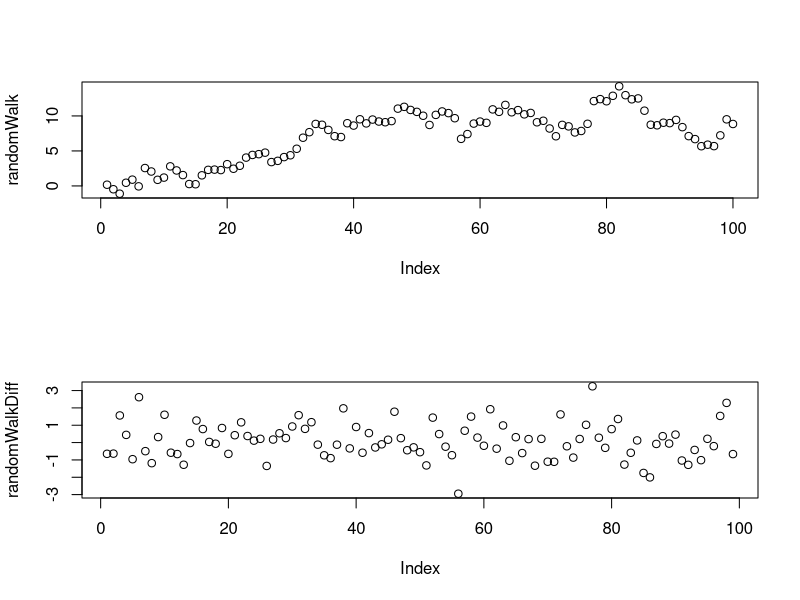
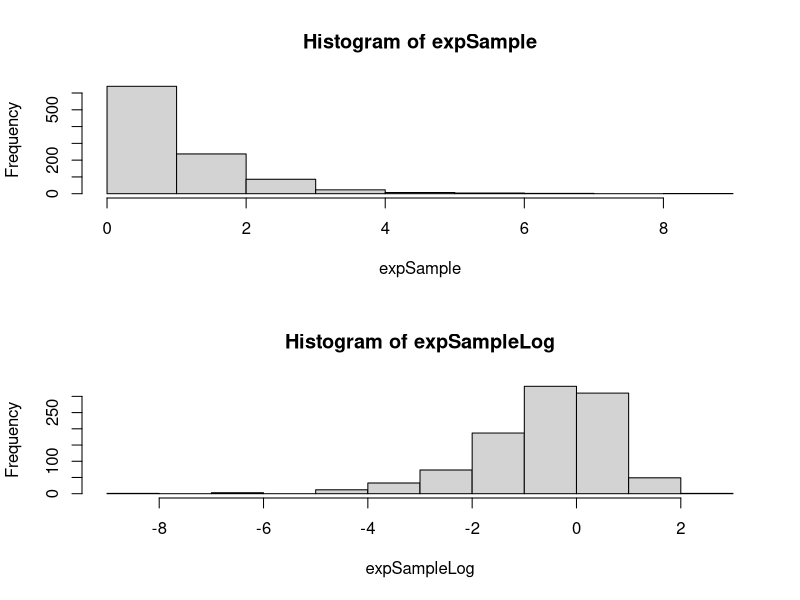
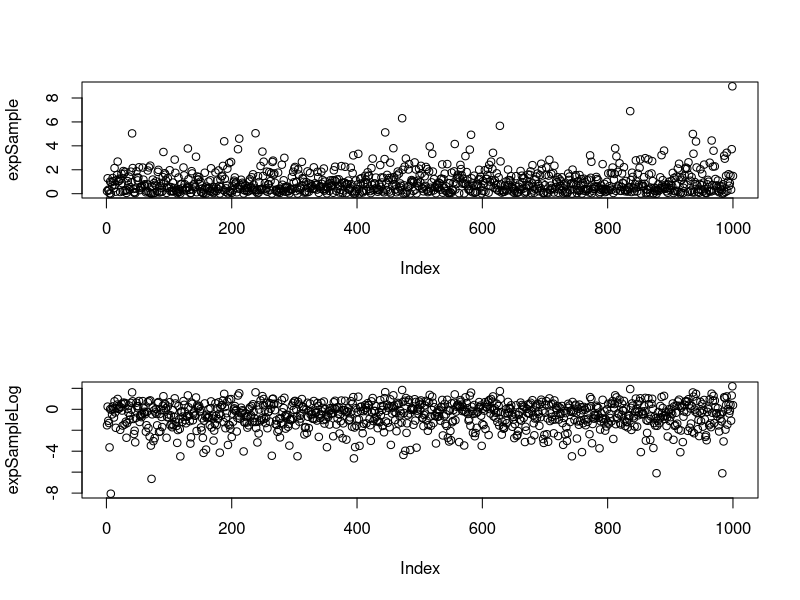
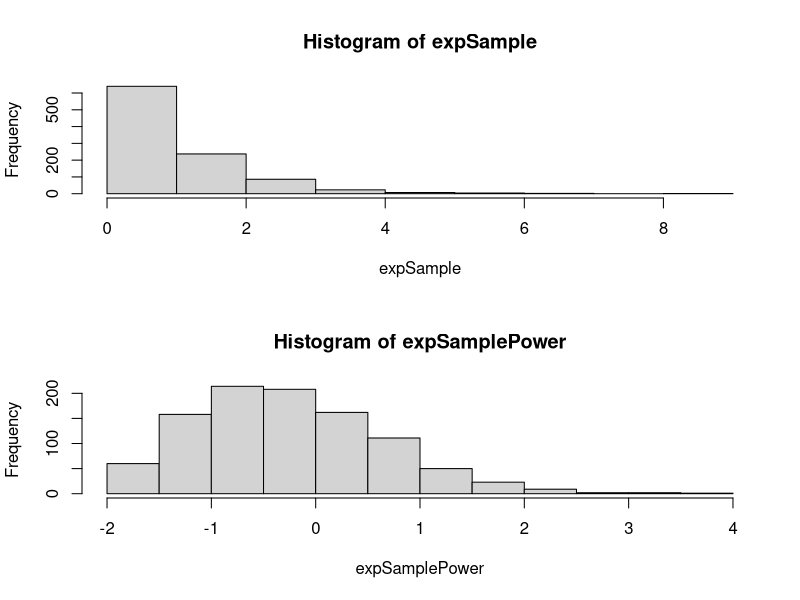
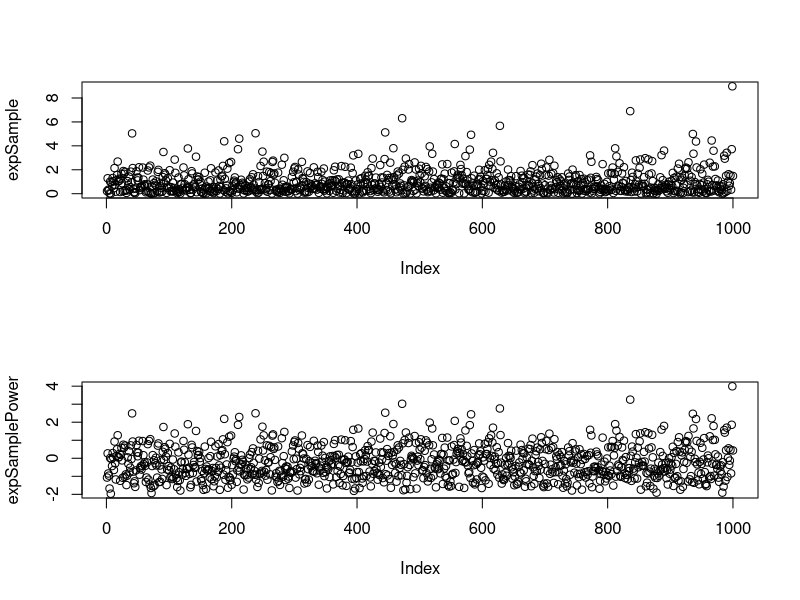
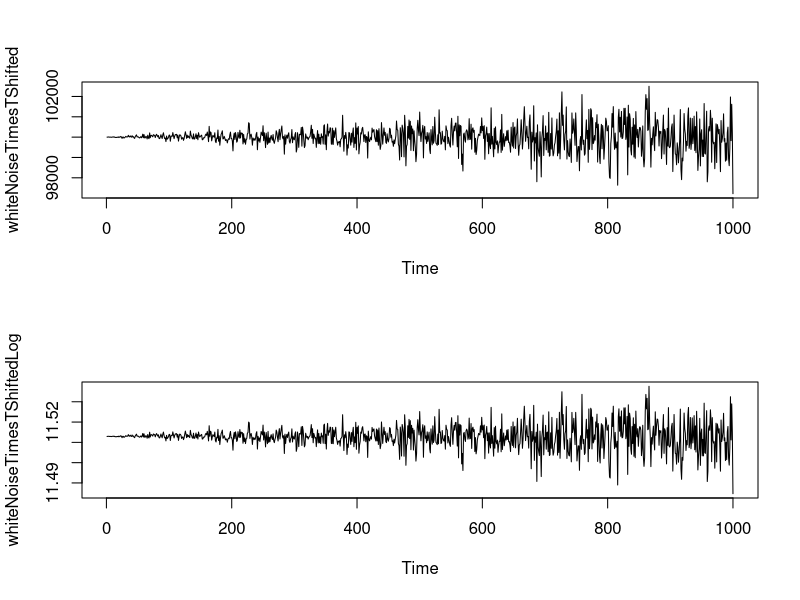
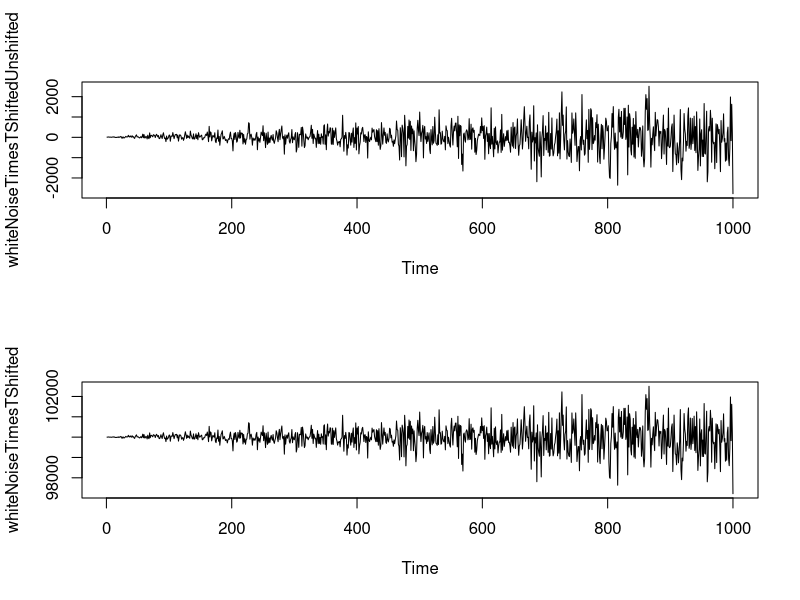
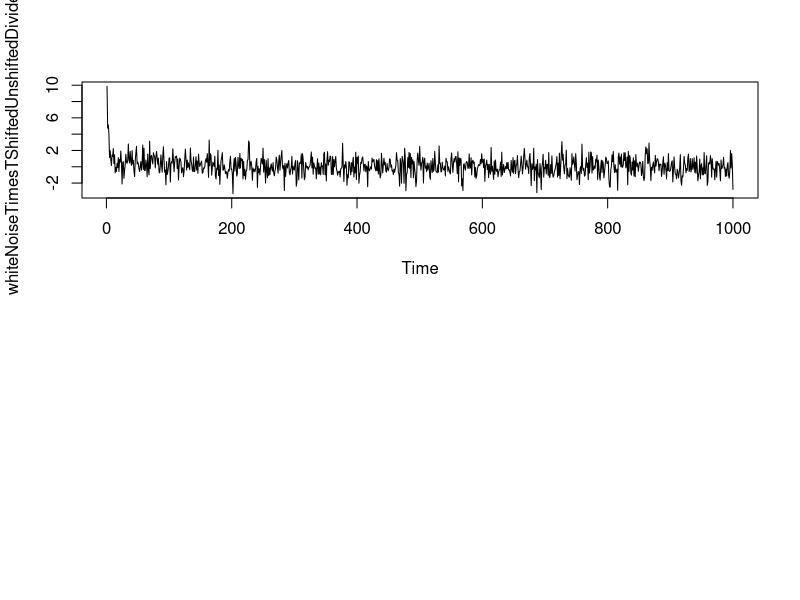

Reproduce these figures in R, in order.
rm(list = ls())

# ========== 1. Difference kills continuity ==========
n = 100
whiteNoise = rnorm(n=n)
randomWalk = cumsum(whiteNoise)
randomWalkDiff = diff(randomWalk)
par(mfrow=c(2, 1))
plot(randomWalk)
plot(randomWalkDiff)

# ========== 2. Logarithm and power < 1. ==========
# Symmetricizes positive distribution
n = 1000
expSample = rexp(n=n)
expSampleLog = log(expSample)

hist(expSample)
hist(expSampleLog)

plot(expSample)
plot(expSampleLog)

# too much, try power transformation
lambda = 1/2
expSamplePower = (expSample^lambda - 1) / lambda

hist(expSample)
hist(expSamplePower)

# show as time series
plot(expSample)
plot(expSamplePower)

# log stabilizes variance? Does not work.
n = 1000
myMean = 100000
mySd = 1
whiteNoise = ts(rnorm(n=n, sd = mySd))
whiteNoiseTimesT = whiteNoise * time(whiteNoise)
whiteNoiseTimesTShifted = whiteNoiseTimesT + myMean
whiteNoiseTimesTShiftedLog = log(whiteNoiseTimesTShifted)

plot(whiteNoiseTimesTShifted)
plot(whiteNoiseTimesTShiftedLog)

# 2a. 
# Logarithm did not help. 
# We may try directly the inverse transformation
# Frist, we need to demean or center it
meanHat = mean(whiteNoiseTimesTShifted)
meanHat
myMean
whiteNoiseTimesTShiftedUnshifted = whiteNoiseTimesTShifted - meanHat
plot(whiteNoiseTimesTShiftedUnshifted)
whiteNoiseTimesTShiftedUnshiftedDivided = whiteNoiseTimesTShiftedUnshifted / time(whiteNoiseTimesTShiftedUnshifted)

plot(whiteNoiseTimesTShifted)
plot(whiteNoiseTimesTShiftedUnshiftedDivided)

# A bit more transparent way to produce
# a sample with growing variance
s <- c()
for (i in 1:1000) {
  s <- c(s, rnorm(1, mean = 100, sd = 0.1 * i))
}

par(mfrow = c(1, 1))
plot(as.ts(s))

# ========== 3. How to extract trend ========== 
# Successful
n = 100
whiteNoise = ts(rnorm(n=n, sd = 100))
timeSequence = time(whiteNoise)
beta0 = 1
beta1 = 2
trend = beta0 + beta1 * timeSequence
trendedNoise = trend + whiteNoise
fit = lm(trendedNoise ~ timeSequence)
coef(fit)
estimatedTrend = fitted(fit)
plot(trend)
lines(estimatedTrend, col = "blue")
# detrend
detrended = trendedNoise - estimatedTrend
plot(trendedNoise)
lines(detrended, col = "blue")

# ========== 4. Choose a better regressor ==========
a <- seq(from = 1, to = 10, length.out = 100)
b <- rnorm(100)
c <- a^3 + a^2 + rnorm(100, sd = 100)
par(mfrow = c(1, 2))

plot(b, a, main = 'A vs B')
lines(lowess(b, a), col = 2, lwd = 2)

plot(c, a, main = 'A vs C')
lines(lowess(c, a), col = 2, lwd = 2)
